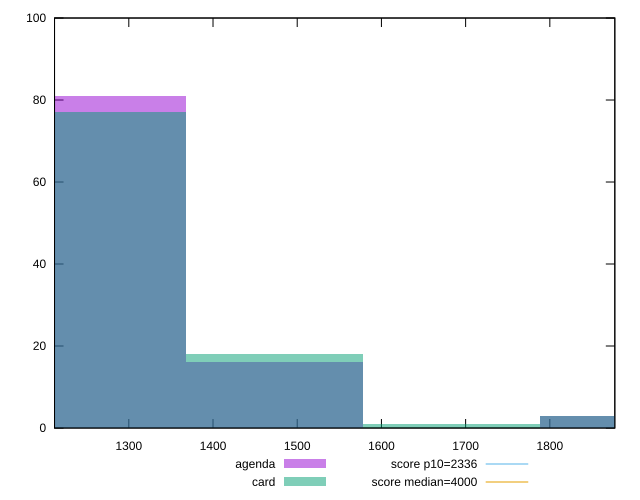

Reproduce this figure in gnuplot.
reset

$agenda <<EOF
1893.4700615796903 3
1262.3133743864603 81
1472.6989367842036 16
EOF

$card <<EOF
1893.4700615796903 3
1262.3133743864603 77
1472.6989367842036 18
1683.084499181947 1
EOF

set key outside below
set boxwidth 210.38556239774337
set xrange [1211.7930000000001:1877.184]
set yrange [0:100]
set trange [0:100]
set style fill transparent solid 0.5 noborder

set parametric
set terminal svg size 640, 500 enhanced background rgb 'white'
set output "report/report_00029_2021-02-24T13-36-40.390Z/first-contentful-paint/comparison/histogram/1_vs_2.svg"

plot $agenda title "agenda" with boxes, \
     $card title "card" with boxes, \
     2336,t title "score p10=2336", \
     4000,t title "score median=4000"

reset
